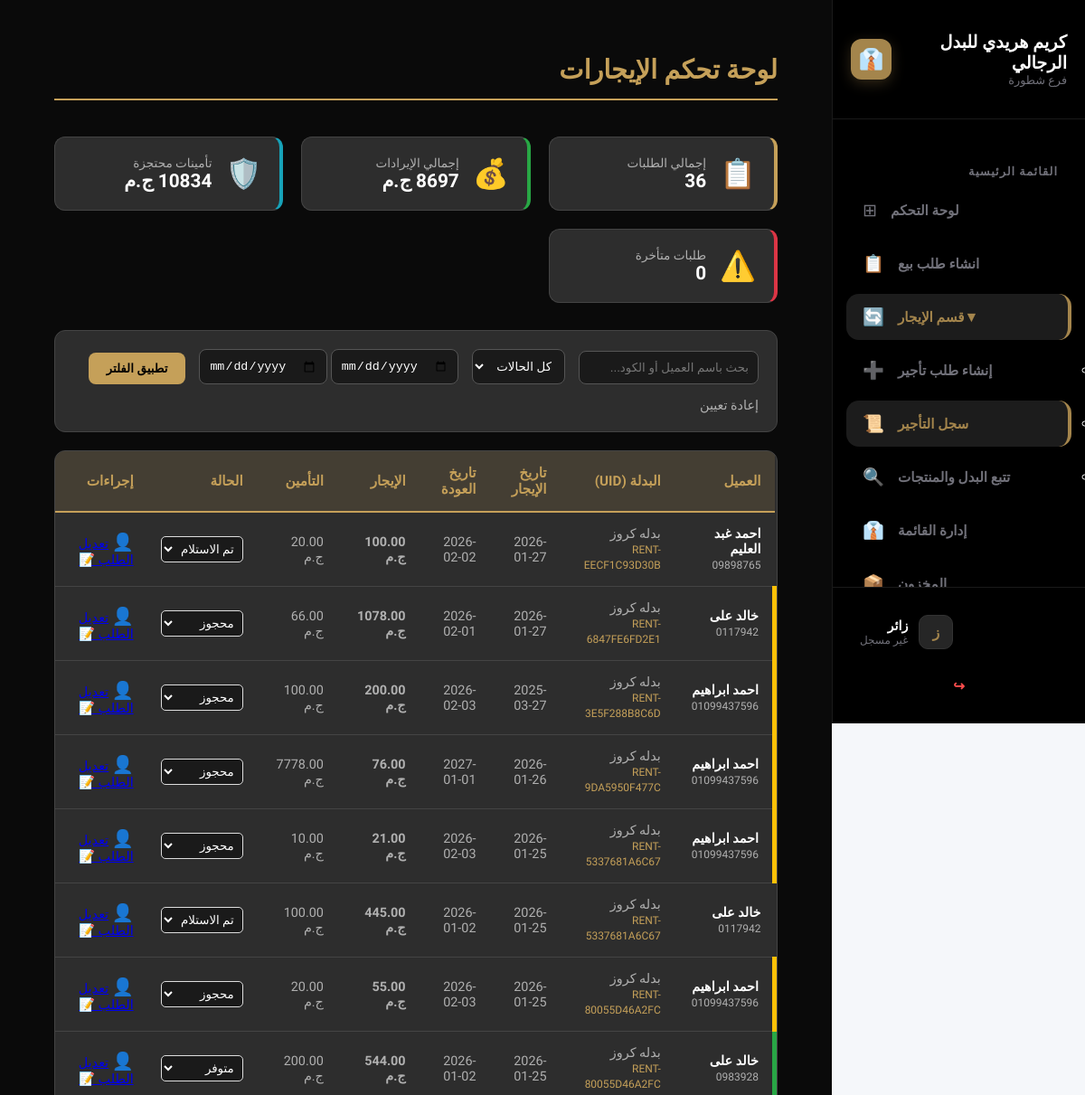
/pos/rental_items/ (upper part), run on an earlier commit of the app's database.
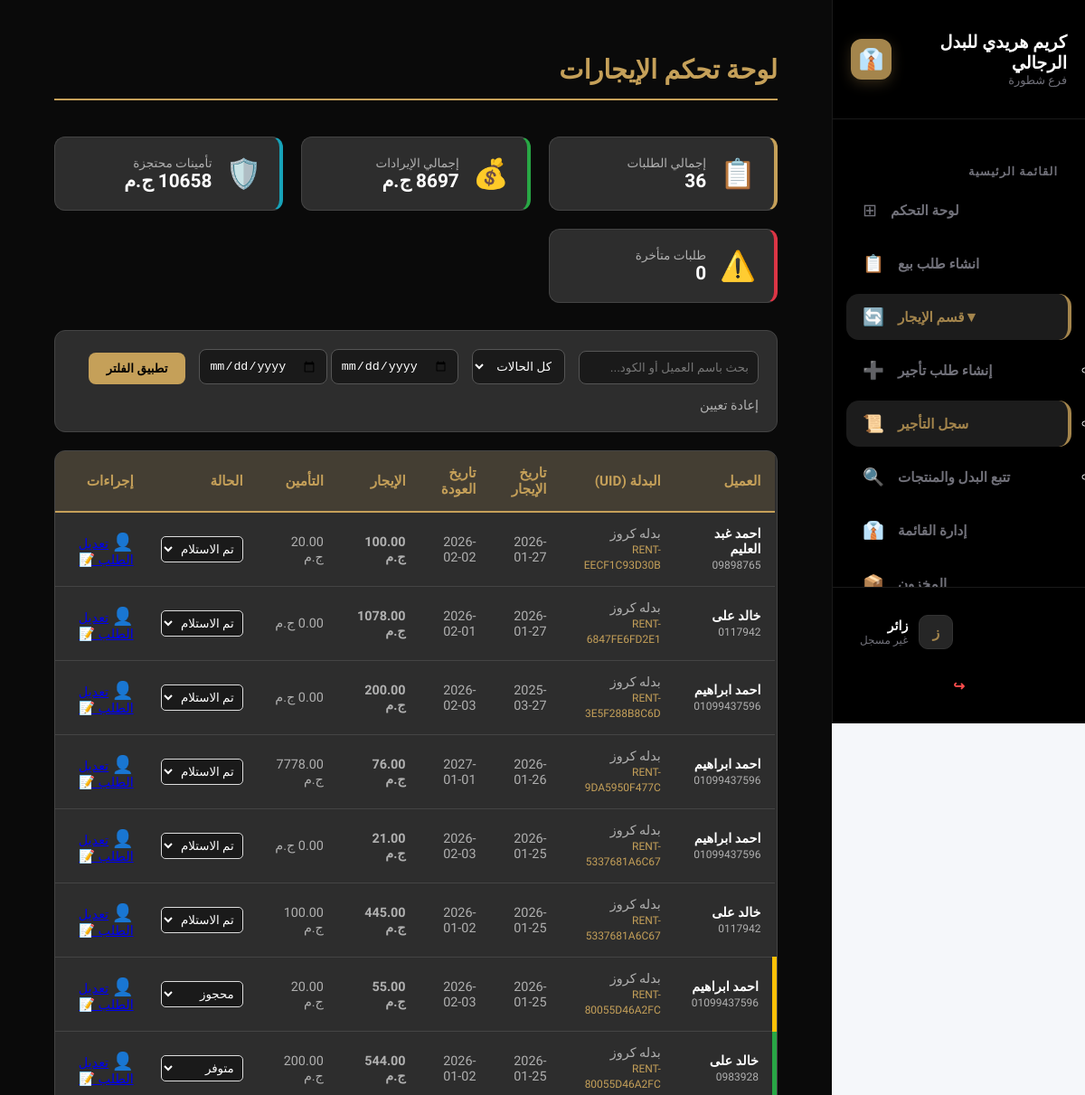
And on a later commit of the database.
### pos/models.py (models this page shows, shortened)
class RentalOrder(models.Model):
    customer = models.ForeignKey(
        Customer,
        on_delete=models.CASCADE,
        verbose_name="العميل"
    )
    item = models.ForeignKey(
        RentalItem,
        on_delete=models.CASCADE,
        verbose_name="البدلة"
    )
    rental_date = models.DateField(
        verbose_name="تاريخ الحجز / الخروج"
    )
    return_date = models.DateField(
        verbose_name="تاريخ العودة المتوقع"
    )
    size = models.ForeignKey(
        Size_choices,
        on_delete=models.CASCADE,
        verbose_name="المقاس"
    )
    pants_size = models.CharField(
        max_length=50,
        verbose_name="مقاس البنطلون"
    )
    color = models.ForeignKey(
        Colors_choices,
        on_delete=models.CASCADE,
        verbose_name="اللون"
    )
    actual_return_date = models.DateField(
        null=True,
        blank=True,
        verbose_name="تاريخ العودة الفعلي"
    )
    total_price = models.DecimalField(
        max_digits=10,
        decimal_places=2,
        verbose_name="قيمة الإيجار"
    )
    deposit_amount = models.DecimalField(
        max_digits=10,
        decimal_places=2,
        verbose_name="مبلغ التأمين"
    )
    status = models.ForeignKey(
        Rental_status_choices,
        on_delete=models.CASCADE,
        verbose_name="حالة البدلة",
        null=True,
        blank=True
    )
    notes = models.TextField(
        blank=True,
        null=True,
        verbose_name="ملاحظات (مقاسات، تعديلات)"
    )
    late_damage_penalty = models.DecimalField(
        max_digits=10,
        decimal_places=2,
        default=0,
        verbose_name="غرامة التأخير أو التلف",
        null=True,
        blank=True
    )

class Customer(models.Model):
    name = models.CharField(max_length=400, verbose_name="اسم العميل")
    mobil = models.CharField(max_length=15)
    address = models.CharField(max_length=1000, verbose_name="عنوان العميل")
    number_of_orders = models.PositiveIntegerField(default=0)

class RentalItem(models.Model):
    UID = models.CharField(max_length=50, unique=True, verbose_name="كود البدلة", editable=False)
    item = models.ForeignKey(InventoryItem, on_delete=models.CASCADE, verbose_name="البدلة", limit_choices_to={'is_rental': True})
    rental_count = models.PositiveIntegerField(default=0, verbose_name="عدد مرات الإيجار")
    profit = models.DecimalField(max_digits=10, decimal_places=2, default=0, verbose_name="الربح من الإيجار")
    status = models.ForeignKey(Rental_status_choices, on_delete=models.CASCADE, verbose_name="حالة البدلة", null=True, blank=True, default=1)

class InventoryItem(models.Model):
    name = models.CharField(max_length=200, verbose_name="اسم الصنف")
    category = models.ForeignKey(IngredientCategory, on_delete=models.CASCADE, related_name='items', verbose_name="الفئة")
    size = models.ForeignKey(Size_choices, on_delete=models.CASCADE, verbose_name="الحجم")
    color = models.ForeignKey(Colors_choices, on_delete=models.CASCADE, verbose_name="اللون")
    quantity = models.PositiveIntegerField(verbose_name="الكمية الحالية")
    min_limit = models.PositiveIntegerField(verbose_name="حد الطلب (الحد الأدنى)")
    unit = models.ForeignKey(Unit_choices, on_delete=models.CASCADE, verbose_name="الوحدة")
    unit_cost = models.DecimalField(max_digits=10, decimal_places=2, verbose_name="سعر الوحدة")
    supply_cost = models.DecimalField(max_digits=10, decimal_places=2, verbose_name="تكلفة التوريد")
    profit = models.DecimalField(max_digits=10, decimal_places=2, verbose_name="الربح المتوقع")
    updated_at = models.DateTimeField(auto_now=True, verbose_name="آخر تحديث")
    Supplier = models.ForeignKey(Supplier, on_delete=models.CASCADE, verbose_name="المورد")
    is_rental = models.BooleanField(default=False, verbose_name="هل الصنف للإيجار؟")
    rental_code = models.CharField(max_length=20, unique=True, null=True, blank=True, editable=False, verbose_name="كود الصنف")

### categories/models.py (models this page shows, shortened)
class Rental_status_choices(models.Model):
    status = models.CharField (max_length=100, verbose_name="حالة ايجار المنتج")

### pos/views.py (the view)
# urls.py: path('rental_items/', views.all_rental_items, name='all_rental_items'),
def all_rental_items(request):
    search_query = request.GET.get('search_id', '')
    status_filter = request.GET.get('status_filter', '')
    start_date = request.GET.get('start_date')
    end_date = request.GET.get('end_date')
    items = RentalOrder.objects.select_related('customer', 'item__item', 'status').all().order_by('-id')
    if search_query:
        items = items.filter(
            Q(id__icontains=search_query) |
            Q(customer__name__icontains=search_query) |
            Q(item__UID__icontains=search_query)
        )
    if status_filter:
        items = items.filter(status_id=status_filter)
    if start_date and end_date:
        items = items.filter(rental_date__range=[start_date, end_date])
    stats = {
        'total_orders': items.count(),
        'total_revenue': items.aggregate(Sum('total_price'))['total_price__sum'] or 0,
        'total_deposit': items.aggregate(Sum('deposit_amount'))['deposit_amount__sum'] or 0,
        'late_count': items.filter(status__status__icontains="متاخر").count(),
    }
    all_statuses = Rental_status_choices.objects.all()
    return render(request, 'pos/rental_items_list.html', {
        'items': items,
        'all_statuses': all_statuses,
        'stats': stats,
        'status_filter': status_filter,
        'search_query': search_query,
        'start_date': start_date,
        'end_date': end_date
    })

### accounts/context_processors.py (called while the page is built)
def notifications_processor(request):
    if request.user.is_authenticated:
        notifications = Notification.objects.filter(user=request.user, is_deleted=False).order_by('-created_at')[:10]
    else:
        notifications = []
    return {'notifications': notifications}

### templates/pos/rental_items_list.html (shortened to what the changed rows need)
{% extends 'base.html' %}
{% load static %}
{% block extra_css %}
<link rel="stylesheet" href="{% static 'css/rental_items.css' %}">
{% endblock %}
{% block content %}
<div class="rental-container">
    <header class="page-header">
        <h2> لوحة تحكم الإيجارات</h2>
    </header>
    <div class="stats-grid">
        <div class="stat-card blue-border">
            <div class="stat-info">
                <span class="label">تأمينات محتجزة</span>
                <strong class="value">{{ stats.total_deposit }} ج.م</strong>
            </div>
        </div>
    </div>
    <div class="rental-table-container">
        <table class="table" id="suitTable">
            <thead>
                <tr>
                    <th>العميل</th>
                    <th>البدلة (UID)</th>
                    <th>تاريخ الإيجار</th>
                    <th>تاريخ العودة</th>
                    <th>الإيجار</th>
                    <th>التأمين</th>
                    <th>الحالة</th>
                    <th>إجراءات</th>
                </tr>
            </thead>
            <tbody>
                {% for item in items %}
                <tr class="item-row row-{{ item.status.status }}">
                    <td>
                        <strong>{{ item.customer.name }}</strong>
                        <br><small>{{ item.customer.mobil }}</small>
                    </td>
                    <td>
                        {{ item.item.item.name }}
                        <br><small class="text-gold">{{ item.item.UID }}</small>
                    </td>
                    <td>{{ item.rental_date|date:"Y-m-d" }}</td>
                    <td class="{% if item.status.status == 'متأخر' %}text-danger fw-bold{% endif %}">
                        {{ item.return_date|date:"Y-m-d" }}
                    </td>
                    <td class="text-green">{{ item.total_price }} ج.م</td>
                    <td>{{ item.deposit_amount }} ج.م</td>
                    <td>
                        <form method="POST" action="{% url 'update_rental_status' item.id %}">
                            <select name="status_id" class="status-dropdown" onchange="this.form.submit()">
                                {% for status_choice in all_statuses %}
                                    <option value="{{ status_choice.id }}" {% if item.status.id == status_choice.id %}selected{% endif %}>
                                        {{ status_choice.status }}
                                    </option>
                                {% endfor %}
                            </select>
                        </form>
                    </td>
                    <td>
                        <a href="{% url 'customer_history' item.customer.id %}" class="btn-view" title="سجل العميل">👤</a>
                        <a href="{% url 'edit_rental_order' item.id %}" class="btn-edit">
                        </a>
                    </td>
                </tr>
                {% endfor %}
            </tbody>
        </table>
    </div>
</div>
{% endblock %}

What changed in the data, as far as the page shows it:
changed RentalOrder "RENT-6847FE6FD2E1": deposit_amount "66.00" → "0.00"; status_id "محجوز" → "تم الاستلام"
changed RentalOrder "RENT-3E5F288B8C6D": deposit_amount "100.00" → "0.00"; status_id "محجوز" → "تم الاستلام"
changed RentalOrder "RENT-9DA5950F477C": status_id "محجوز" → "تم الاستلام"
changed RentalOrder (number 5 of 8 on the later page): deposit_amount "10.00" → "0.00"; status_id "محجوز" → "تم الاستلام"
Also different on the page:
{{ stats.total_deposit }}: "10834" → "10658"
